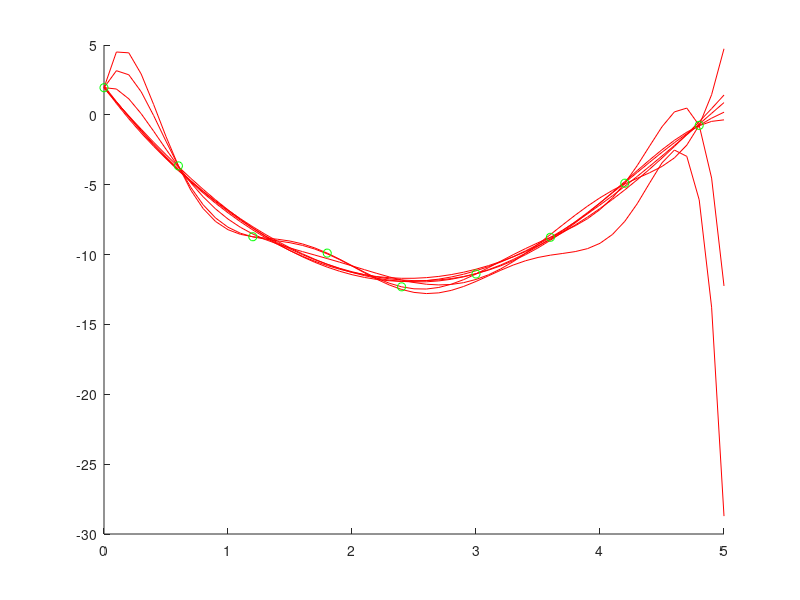

Here is the MATLAB script that generated this plot:
% Lineare Regression

function MyLinearRegression()
    clc, clear, close all
    x_start = 0;
    x_end = 5;
    x_interval = 0.1;
    G = 10;
    [x,y]=generateXY(x_start,x_end,x_interval,G);

    my = 0;
    Sigma = 0.7;
    [x_t,t]=generateTrainingsSet(x,y,G,my,Sigma);

    y_t = t';
    lambda = 0.0001;
    
    %%A_3 = createA(x_t,3);
    %%w_star_3 = compute_w_star(A_3,y_t,lamda);
    %%y_star_3 = createPolynomValues(x,w_star_3);
    %
    %%A_4 = createA(x_t,4);
    %%w_star_4 = compute_w_star(A_4,y_t,lamda);
    %%y_star_4 = createPolynomValues(x,w_star_4);
    %
    %%plotData(x,y,x_t,t,y_star_3,y_star_4);
    %
    dimension_start = 3;
    dimension_end = 9;
    W_star = trans_x_comp_w_star(x_t,y_t,lambda,dimension_start, dimension_end);
    Y = createPolynomValuesW(x,W_star);

    hold on %%DAN
    plotDataY(x,Y,'-', 'r'); %%DAN
    plotDataY(x_t, t,'o', 'g'); %%DAN
    %plotDataY(x_t, t,'-', 'g'); 
    hold off %%DAN

    % % test of online LMS
    %E_threshold = 0.01;
    %lambda = 0.05;
    %A_3 = createA(x_t,3);
    %w_online_3 = onlineLMS(A_3, y_t ,lambda, E_threshold);
    %[Y_online, its_online] = createPolynomValuesW(x,w_online_3);
    
    %% 1.2.2.III - test influence of lambda on convergence of online LMS
    Lambdas = 0.001:0.001:1;
    [m_l,n_l]=size(Lambdas);
    
    A_3 = createA(x_t,3);
    E_threshold = 0.01;
    Its_online_3 = zeros(1,n_l);
    W_online_3 = zeros(4,n_l);
    for index_lambda=1:n_l    
        [w_online_3, its_online_3]= onlineLMS(A_3, y_t ,Lambdas(index_lambda), E_threshold);
        Its_online_3(1,index_lambda) = its_online_3;
        W_online_3(:,index_lambda) = w_online_3;
    end
    
    % display iterations vs. lambda

end

function [x,y]=generateXY(x_start,x_end,x_interval,G)
    x = x_start:x_interval:x_end;
    y = 2.*x.^2-G.*x+1;
end

function [x_t,t] = generateTrainingsSet(x,y,G,my,Sigma)
    % Y=grand(m,n,'nor',Av,Sd) generates random variates from the normal distribution with mean Av (real) and standard deviation Sd (real >= 0)

    %%DAN (-> nur falls 6 random punkte)
    %%x_t = x(randperm(length(x)));
    %%x_t = sort(x_t(1:6));
    x_t = x(1:6:end);
    
    [m,n] = size(x_t);
    % Scilab
    %noise = grand(m,n,'nor',my, Sigma);
    % Matlab
    %noise = normrnd(my, Sigma,m,n);
    
    %% DAN matlab < 2014:
    noise = randn(m,n)*Sigma + my;
    y_t = 2*x_t.^2-G*x_t+1;
    t = y_t + noise;    
end

function plotData(x,y,x_t,t,y_star, y_star_II)
    clf;
    %set(gca(),"auto_clear","off");
    plot(x,y,'ro-',x_t,t,'bo-',x,y_star,'go-',x,y_star_II,'co-');
    %set(gca(),"auto_clear","on");    
end

function plotDataY(x,Y, mode, color)
    plotColors = ['r','g','b','c','m','y'];
    [m,n] = size(Y);
    [i,j] = size(plotColors);
    %clf;
    %set(gca(),"auto_clear","off");
    %hold on;%DAN
    for index=1:m
        if(nargin<4)
            plotArg = strcat([plotColors(mod(index-1,j)+1),mode]);
        else
            plotArg = strcat([color,mode]);
        end
        %plot(x,Y(index,:),'ro-');
        plot(x,Y(index,:),plotArg);
    end
    %hold off;%DAN
    %set(gca(),"auto_clear","on");    
end

function A = createA(x,d)
    % d ... dimension of polynom
    [m,n] = size(x);
    A = zeros(d,n);
    % transform x into a polynom of degree d
    for index=1:d+1
        A(index,:) = x.^(index-1);
    end    
end

function w_star = compute_w_star(A,y,lambda)
    % create pseudo inverse and compute Aw=b
    % see UNDERSTANDING MACHINE LEARNING, page 94ff
    AAT = A*A';
    b = A*y;
    succ = 0;
    A_plus = [];
    while ~succ
        try
            A_plus = inv(AAT);
            succ = 1;
        catch
            % check if above is not invertible
            [m,n] = size(AAT);
            AAT = lambda*eye(m,n) + AAT;
        end
    end
    w_star = A_plus*b;
end

function y = createPolynomValues(x,w)
    [m,n]=size(x);
    I=ones(m,n);
    y = w(1).*I;
    [m2,n2] = size(w);
    pol_degree = m2 - 1;
    for index=1:pol_degree
        y = y+w(index+1).*x.^index;
    end
end

function Y = createPolynomValuesW(x,W)
    [m,n] = size(W);
    [i,j] = size(x);
    Y = zeros(n,j);
    for index=1:n
        Y(index,:) = createPolynomValues(x,W(:,index));
    end
end

function W_star = trans_x_comp_w_star(x, y, lambda, dimension_start, dimension_end)
    % w_star is a column vector
    % W_star is a list of column vectors
    A_i = createA(x,dimension_start);
    W_star = compute_w_star(A_i,y,lambda);
    for dimension_i=dimension_start+1:dimension_end
        A_i = createA(x,dimension_i);
        % add zero line at the bottom
        [m,n] = size(W_star);
        W_star = cat(1,W_star,zeros(1,n));
        W_star = cat(2,W_star,compute_w_star(A_i,y,lambda));
    end
end

function [w_t, its] = onlineLMS(A,t,lambda, E_threshold)
    % implement online learn from formula    
    %w(t+1) = w(t) + lambda* (t(i) - o(i)) * x(i);    
    
    [m,n] = size(A);
    w_t = zeros(m,1);
    E_tm1 = intmax;
    E_t = 0;
    its =0;
    while abs(E_t - E_tm1) > E_threshold
        E_tm1 = E_t;
        for i_index=1:n
            x_i = A(:,i_index);
            t_i = t(i_index);
            o_i = w_t'*x_i;
            % calculate cost
            E_t = E_t + (t_i-o_i)^2;
            % update w
            w_t = w_t + lambda*(t_i-o_i)*x_i;
        end
        its = its + 1;
    end
end
